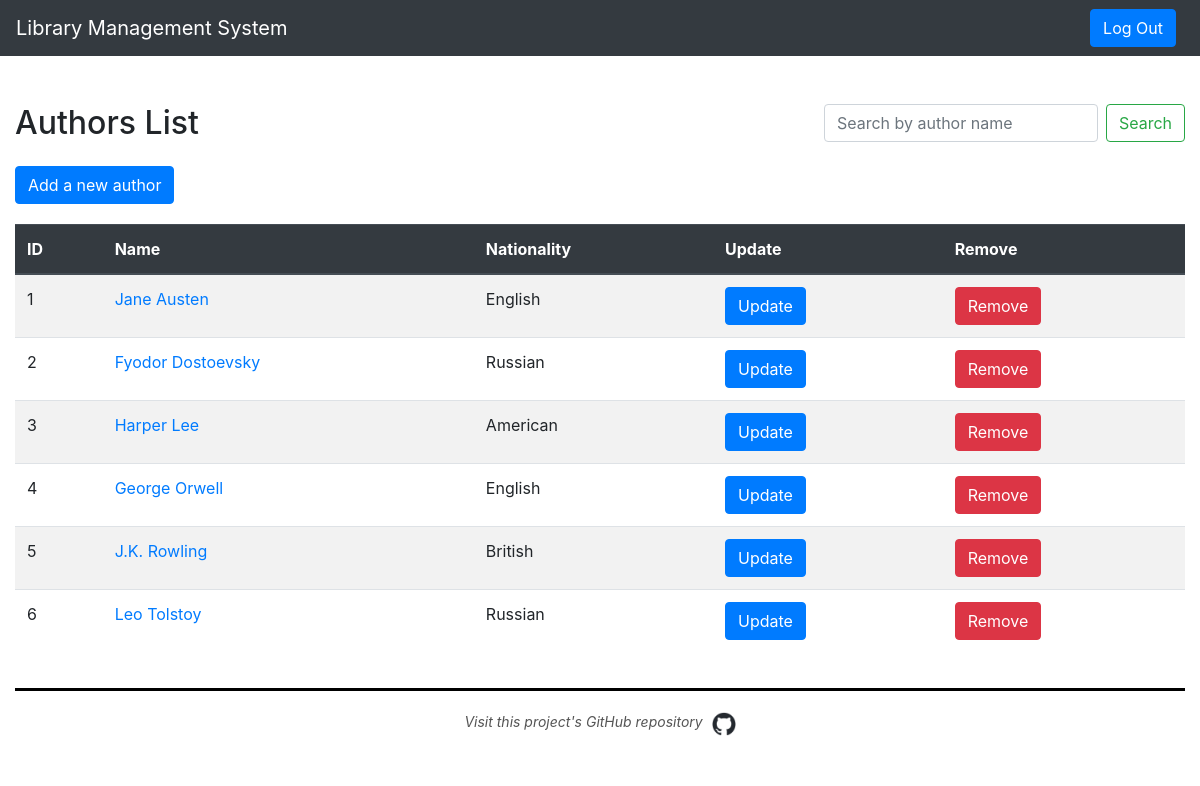
The app's page /authors/author_search.php (signed in) with its own data.
### tables this page shows
CREATE TABLE `authors` (
  `author_id` int(11) NOT NULL,
  `name` varchar(255) NOT NULL,
  `nationality` varchar(100) DEFAULT NULL
);

### authors/update_remove_modals.php (the view, shortened to what this page needs)
<?php
$result = $conn->query($sql);
if ($result->num_rows > 0) {
    while($row = $result->fetch_assoc()) {
        echo "<tr>";
        echo "<td>".$row["author_id"]."</td>";
        echo "<td><a href='author_details.php?author_id=".$row["author_id"]."'>".$row["name"]."</a></td>";
        echo "<td>".$row["nationality"]."</td>";
        echo "<td><button type='button' class='btn btn-primary' data-toggle='modal' data-target='#updateAuthorModal".$row["author_id"]."'>Update</button></td>";
        echo "<td><button type='button' class='btn btn-danger' data-toggle='modal' data-target='#removeAuthorModal".$row["author_id"]."'>Remove</button></td>";
        echo "</tr>";
    }
} else {
    echo "<tr><td colspan='9'>No authors found.</td></tr>";
}
?>

### authors/author_search.php (shortened to what this page needs)
<!DOCTYPE html>
<html lang="en">
<head>
    <link href="https://stackpath.bootstrapcdn.com/bootstrap/4.5.2/css/bootstrap.min.css" rel="stylesheet">
    <link href="https://maxcdn.bootstrapcdn.com/bootstrap/4.5.2/css/bootstrap.min.css" rel="stylesheet">
    <link rel="stylesheet" href="../fixed_scripts/style.css">
</head>
<body>
	<nav class="navbar navbar-expand-lg navbar-dark bg-dark">
	    <a class="navbar-brand" href="../dashboard/dashboard.php">Library Management System</a>
	    <div class="collapse navbar-collapse" id="navbarNav">
	        <ul class="navbar-nav mr-auto">
	            <?php include "../fixed_scripts/nav_bar_tables.php";?>
	        </ul>
	        <div class="navbar-nav">
	            <a href="../fixed_scripts/logout.php" class="btn btn-primary mr-2">Log Out</a>
	        </div>
	    </div>
	</nav>
	<div class="container mt-5">
	    <div class="row">
	        <div class="col">
	            <h2 class="float-left">Authors List</h2>
	            <form class="form-inline float-right" action="author_search.php" method="GET">
	                <input class="form-control mr-sm-2" type="search" placeholder="Search by author name" aria-label="Search" name="searchTerm">
	                <button class="btn btn-outline-success my-2 my-sm-0" type="submit">Search</button>
	            </form>
	        </div>
	    </div>
	    <div class="row mt-3">
	        <div class="col">
	            <div class="button-container">
	                <button type="button" class="btn btn-primary mr-2" data-toggle="modal" data-target="#addAuthorModal">Add a new author</button>
	            </div>
	        </div>
	    </div>
		<div class="table-responsive">
		    <table class="table table-striped">
		        <thead class="thead-dark">
		            <tr>
		                <th>ID</th><th>Name</th><th>Nationality</th><th>Update</th><th>Remove</th>
		            </tr>
		        </thead>
		        <tbody>
		            <?php
		            	if (isset($_GET['searchTerm'])) {
		            		$searchTerm = $_GET['searchTerm'];
		            		$sql = "SELECT * FROM authors WHERE name LIKE '%" . $searchTerm . "%'";
		            	}
		            	else {
		            		$sql = "SELECT * FROM authors";
		            	};
		            include "update_remove_modals.php";
		            ?>
		        </tbody>
		    </table>
		</div>
	    <?php include "../fixed_scripts/about.php";?>
	</div>
</body>
</html>

### fixed_scripts/nav_bar_tables.php (shortened to what this page needs)
<?php
include "connect_db.php";
$sql = "SHOW TABLES";
$result = $conn->query($sql);
if ($result->num_rows > 0) {
    while($row = $result->fetch_assoc()) {
        $tableName = $row['Tables_in_library_management_system'];
        if ($tableName != "credentials"){
	    	$formattedTableName = ucwords(str_replace('_', ' ', $tableName));
	    	$link = "../" . $tableName . "/" . $tableName . "_table.php";
	        echo "<li class='nav-item'>";
	        echo "<a class='nav-link' href=" . $link . ">$formattedTableName</a>";
	        echo "</li>";
    	}
    }
} else {
    echo "0 results";
}
?>

### fixed_scripts/about.php (shortened to what this page needs)
<?php
    echo "<div class='line_black'></div>";
	echo "<div class='made-by'>";
	echo "<span>Visit this project's GitHub repository </span>";
	echo "<a href='http://github.com/Boubker-1/library-management'' target='_blank'>";
	echo "<img src='../fixed_scripts/github_icon.png' alt='GitHub' class='github-icon'></a></div>";
    echo "<div class='line_white'></div>";
?>

### fixed_scripts/style.css (style rules this page uses)
.container { max-width: 1600px; }
.button-container { margin-bottom: 20px; }
.made-by { margin-top: 10px; font-size: 14px; font-style: italic; color: #555; text-align: center; }
.github-icon { width: 24px;"; height: 24px;"; vertical-align: middle;"; margin-left: 5px;"; image-rendering: smooth;"; }

### records on screen
authors: author_id "1", name "Jane Austen", nationality "English"
authors: author_id "2", name "Fyodor Dostoevsky", nationality "Russian"
authors: author_id "3", name "Harper Lee", nationality "American"
authors: author_id "4", name "George Orwell", nationality "English"
authors: author_id "5", name "J.K. Rowling", nationality "British"
authors: author_id "6", name "Leo Tolstoy", nationality "Russian"
